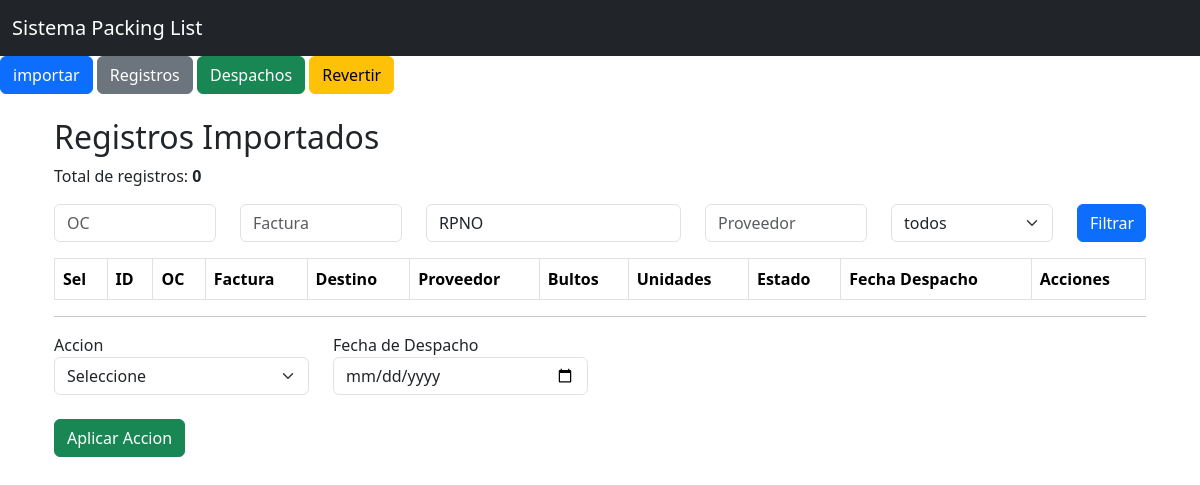
The app's page /registros?destino=RPNO, older data.
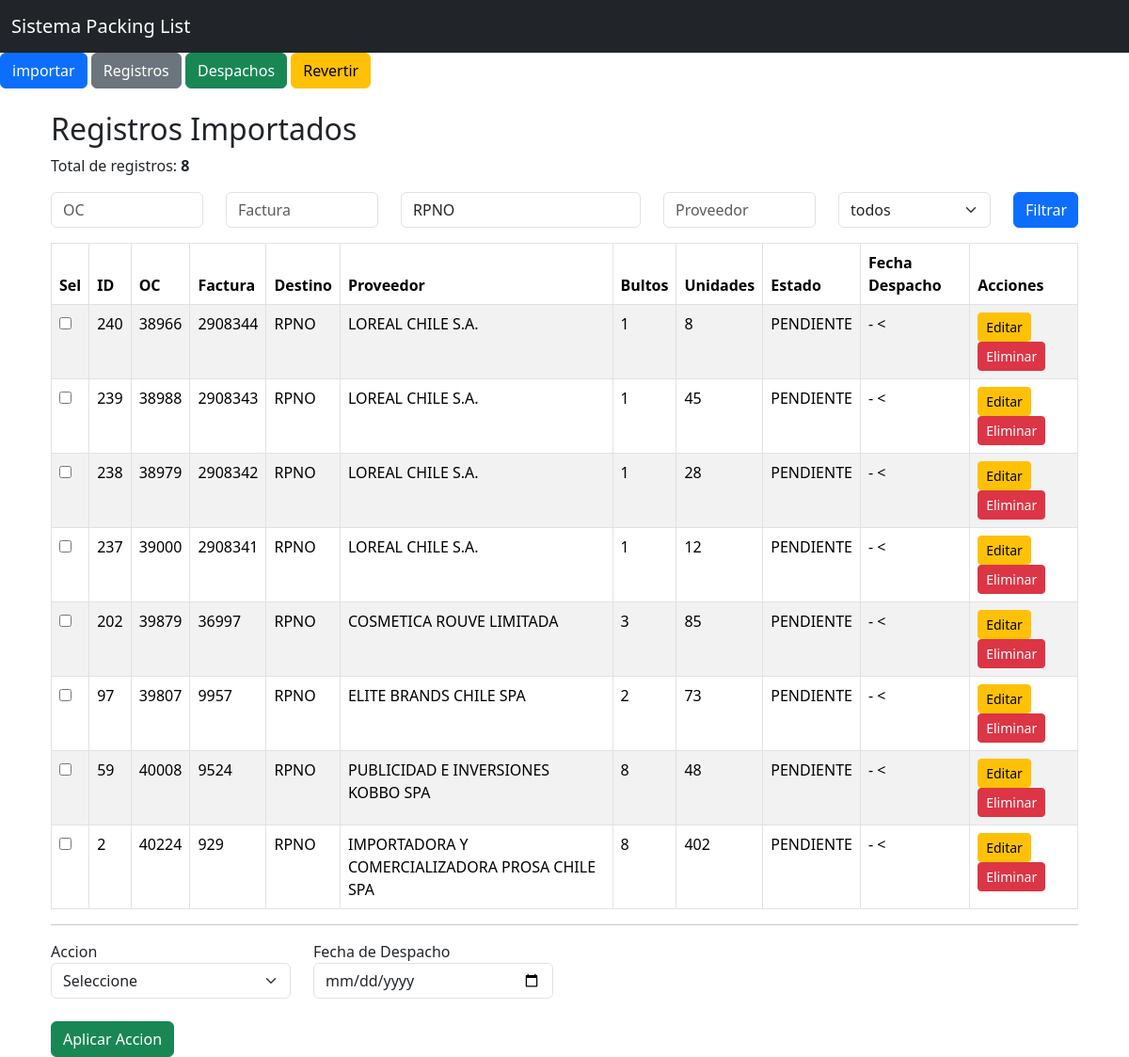
The same page, newer data.
### models.py (models this page shows)
class Consolidado(db.Model):
    __tablename__ = "consolidado"
    id = db.Column(db.Integer, primary_key=True)
    oc = db.Column(db.String(50))
    factura = db.Column(db.String(50))
    destino = db.Column(db.String(20), nullable=False)
    proveedor = db.Column(db.String(150))
    bultos = db.Column(db.Integer, nullable=False)
    unidades = db.Column(db.String(50), nullable=False)
    tipo_carga = db.Column(db.String(50), nullable=False, default="NACIONAL")
    etiqueta = db.Column(db.String(150))
    observacion = db.Column(db.String(500))
    estado = db.Column(db.String(20), nullable=False, default="PENDIENTE")
    origen_archivo = db.Column(db.String(50), nullable=False)
    nombre_archivo = db.Column(db.String(255))
    fecha_carga = db.Column(db.DateTime)
    eliminado = db.Column(db.Boolean, nullable=False, default=False)
    fecha_eliminacion = db.Column(db.DateTime)
    fecha_despacho = db.Column(db.DateTime)

### app.py (the view)
@app.route("/registros")
def registros():
    oc = request.args.get("oc", "")
    factura = request.args.get("factura", "")
    destino = request.args.get("destino", "")
    proveedor = request.args.get("proveedor", "")
    estado = request.args.get("estado", "")
    consulta = Consolidado.query.filter_by(eliminado=False)
    if oc:
        consulta = consulta.filter(Consolidado.oc.contains(oc))
    if factura:
        consulta = consulta.filter(Consolidado.factura.contains(factura))
    if destino:
        consulta = consulta.filter(Consolidado.destino.contains(destino))
    if proveedor:
        consulta = consulta.filter(Consolidado.proveedor.contains(proveedor))
    if estado:
        consulta = consulta.filter(Consolidado.estado.contains(estado))
    registros = consulta.order_by(Consolidado.id.desc()).all()
    return render_template(
        "registros.html",
        registros=registros,
        oc=oc,
        factura=factura,
        destino=destino,
        proveedor=proveedor,
        estado=estado,
    )

### templates/registros.html (shortened to what this page needs)
{% extends "base.html" %}
{% block contenido %}
<div class="container mt-4">
    <h2>Registros Importados</h2>
    <p>
        Total de registros:
        <b>{{ registros|length }}</b>
    </p>
    <form method="get" class="mb-3">
        <div class="row">
            <div class="col-md-2">
                <input type="text" name="oc" class="form-control" placeholder="OC" value="{{ oc }}">
            </div>
            <div class="col-md-2">
                <input type="text" name="factura" class="form-control" placeholder="Factura" value="{{ factura }}">
            </div>
            <div class="col-md-3">
                <input type="text" name="destino" class="form-control" placeholder="Destino" value="{{ destino }}">
            </div>
            <div class="col-md-2">
                <input type="text" name="proveedor" class="form-control" placeholder="Proveedor" value="{{ proveedor }}">
            </div>
            <div class="col-md-2">
                <select name="estado" class="form-select">
                    <option value="">todos</option>
                </select>
            </div>
            <div class="col-md-1">
                <button type="submit" class="btn btn-primary w-100">Filtrar</button>
            </div>
        </div>
    </form>
    <form method="POST" action="/actualizar_estado">
    <table class="table table-striped table-bordered">
        <thead>
            <tr>
                <th>Sel</th>
                <th>ID</th>
                <th>OC</th>
                <th>Factura</th>
                <th>Destino</th>
                <th>Proveedor</th>
                <th>Bultos</th>
                <th>Unidades</th>
                <th>Estado</th>
                <th>Fecha Despacho</th>
                <th>Acciones</th>
            </tr>
        </thead>
        <tbody>
            {% for registro in registros %}
            <tr>
                <td><input type="checkbox" name="ids" value="{{ registro.id }}"></td>
                <td>{{ registro.id }}</td>
                <td>{{ registro.oc }}</td>
                <td>{{ registro.factura }}</td>
                <td>{{ registro.destino }}</td>
                <td>{{ registro.proveedor }}</td>
                <td>{{ registro.bultos }}</td>
                <td>{{ registro.unidades }}</td>
                <td>{{ registro.estado }}</td>
                <td>
                    {% if registro.fecha_despacho %}
                        {{ registro.fecha_despacho.strftime('%d-%m-%Y') }}
                    {% else %}
                        -
                    <{% endif %}
                </td>
                <td>
                    <a href="/editar/{{ registro.id }}" class="btn btn-warning btn-sm">Editar</a>
                    <a href="/eliminar/{{ registro.id }}" class="btn btn-danger btn-sm" onclick="return confirm('¿Estás seguro de que quieres eliminar este registro?')">Eliminar</a>
                </td>
            </tr>
            {% endfor %}
        </tbody>
    </table>
    <hr>
    <div class="row">
        <div class="col-md-3">
            <laberl>Accion</laberl>
            <select
                name="nuevo_estado"
                class="form-select"
                required
            >
                <option value="">Seleccione</option>"
            </select>
        </div>
        <div class="col-md-3">
            <label>Fecha de Despacho</label>
            <input
                type="date"
                name="fecha_despacho"
                class="form-control"
            >
        </div>
    </div>
    <br>
    <button type="submit" class="btn btn-success">Aplicar Accion</button>
    </form>
</div>
{% endblock %}

### templates/base.html (shortened to what this page needs)
<!DOCTYPE html>
<html lang="es">
<head>
    <link
        href="https://cdn.jsdelivr.net/npm/bootstrap@5.3.3/dist/css/bootstrap.min.css" rel="stylesheet">
</head>
<body>
<nav class="navbar navbar-dark bg-dark">
    <div class="container-fluid">
        <span class="navbar-brand">
            Sistema Packing List
        </span>
    </div>
</nav>
<div class="mb-3">
    <a href="/importar" class="btn btn-primary">importar</a>
    <a href="/registros" class="btn btn-secondary">Registros</a>
    <a href="/despachos" class="btn btn-success">Despachos</a>
    <a href="/revertir_despachos" class="btn btn-warning">Revertir</a>
</div>
<div class="container mt-4">
    {% block contenido %}
    {% endblock %}
</div>
</body>
</html>

Row changes from the older to the newer data that the page shows:
added Consolidado: id "240", oc "38966", factura "2908344", destino "RPNO", proveedor "LOREAL CHILE S.A.", bultos "1", unidades "8", estado "PENDIENTE"
added Consolidado: id "239", oc "38988", factura "2908343", destino "RPNO", proveedor "LOREAL CHILE S.A.", bultos "1", unidades "45", estado "PENDIENTE"
added Consolidado: id "238", oc "38979", factura "2908342", destino "RPNO", proveedor "LOREAL CHILE S.A.", bultos "1", unidades "28", estado "PENDIENTE"
added Consolidado: id "237", oc "39000", factura "2908341", destino "RPNO", proveedor "LOREAL CHILE S.A.", bultos "1", unidades "12", estado "PENDIENTE"
added Consolidado: id "202", oc "39879", factura "36997", destino "RPNO", proveedor "COSMETICA ROUVE LIMITADA", bultos "3", unidades "85", estado "PENDIENTE"
added Consolidado: id "97", oc "39807", factura "9957", destino "RPNO", proveedor "ELITE BRANDS CHILE SPA", bultos "2", unidades "73", estado "PENDIENTE"
added Consolidado: id "59", oc "40008", factura "9524", destino "RPNO", proveedor "PUBLICIDAD E INVERSIONES KOBBO SPA", bultos "8", unidades "48", estado "PENDIENTE"
now on this page (row edited): Consolidado: id "2", oc "40224", factura "929", destino "RPNO", proveedor "IMPORTADORA Y COMERCIALIZADORA PROSA CHILE SPA", bultos "8", unidades "402", estado "PENDIENTE"
Text that changed along with them:
{{ registros|length }}: "0" → "8"
